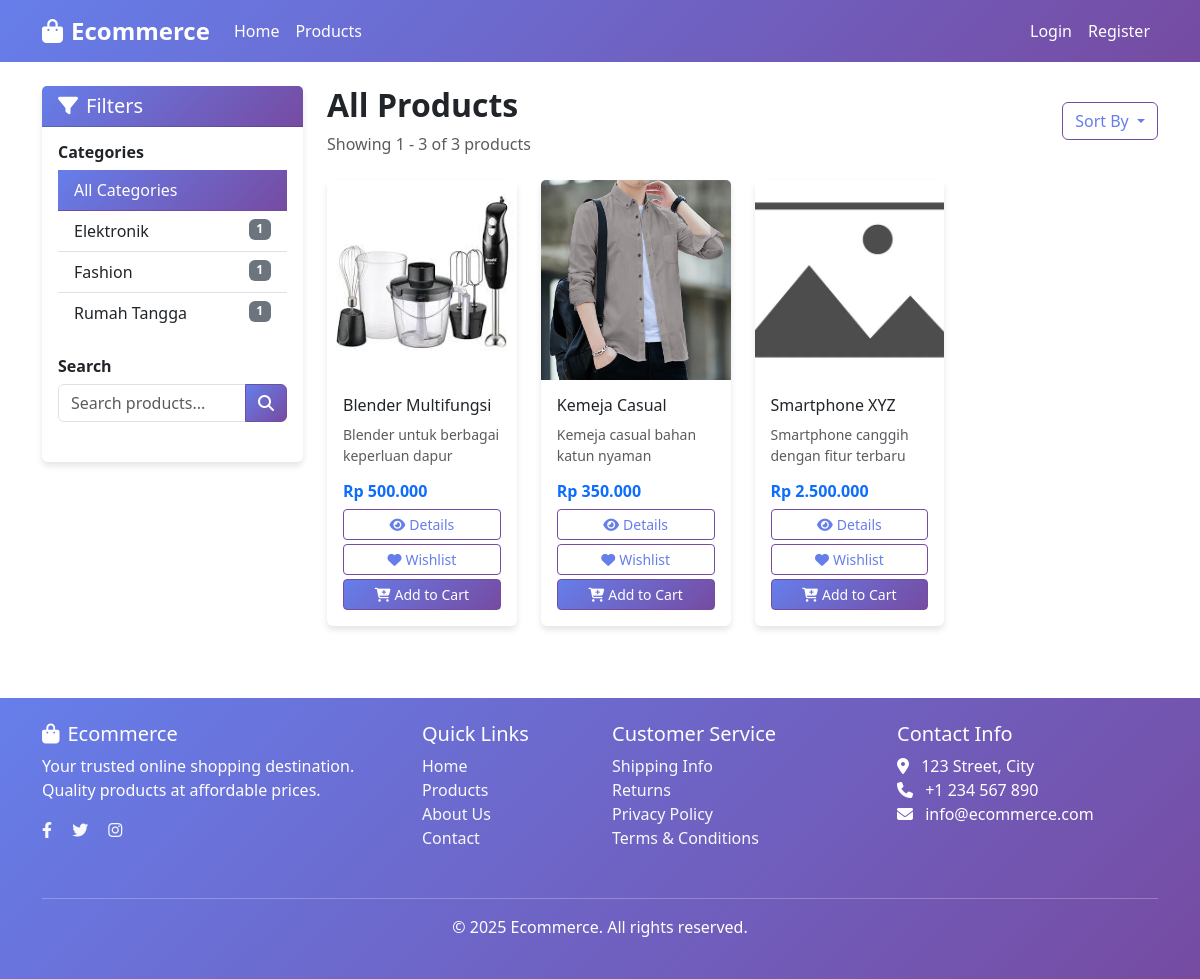
Page /home/products?sort=name_asc on the committed database.
### tables this page shows
CREATE TABLE `categories` (
  `category_id` int NOT NULL,
  `category_name` varchar(100) NOT NULL,
  `description` text,
  `created_at` timestamp NULL DEFAULT CURRENT_TIMESTAMP
);

CREATE TABLE `products` (
  `product_id` int NOT NULL,
  `product_name` varchar(255) NOT NULL,
  `description` text,
  `price` decimal(10,2) NOT NULL,
  `stock` int NOT NULL DEFAULT '0',
  `weight` decimal(8,2) DEFAULT '0.00',
  `category_id` int NOT NULL,
  `is_active` tinyint(1) DEFAULT '1',
  `created_at` timestamp NULL DEFAULT CURRENT_TIMESTAMP,
  `updated_at` timestamp NULL DEFAULT CURRENT_TIMESTAMP ON UPDATE CURRENT_TIMESTAMP
);

CREATE TABLE `product_images` (
  `image_id` int NOT NULL,
  `product_id` int NOT NULL,
  `image_url` varchar(255) NOT NULL,
  `is_primary` tinyint(1) DEFAULT '0',
  `created_at` timestamp NULL DEFAULT CURRENT_TIMESTAMP
);

### application/controllers/Home.php (called while the page is built, shortened)
<?php
class Home extends CI_Controller
{
    public function __construct()
    {
        $this->load->model('Product_model');
        $this->load->model('Category_model');
        $this->load->model('Cart_model');
        $this->load->model('Product_image_model');
    }
    public function products()
    {
        $category_id = $this->input->get('category');
        $search = $this->input->get('search');
        $sort = $this->input->get('sort') ?: 'newest';
        $config = array();
        $config['base_url'] = site_url('home/products');
        $config['per_page'] = 12;
        $config['uri_segment'] = 3;
        $config['reuse_query_string'] = TRUE;
        if ($category_id) {
            $config['total_rows'] = $this->Product_model->get_total_products_by_category($category_id);
            $data['products'] = $this->Product_model->get_products_by_category($category_id, $config['per_page'], $this->uri->segment(3));
        } elseif ($search) {
            $config['total_rows'] = $this->Product_model->get_total_search_products($search);
            $data['products'] = $this->Product_model->search_products($search, $config['per_page'], $this->uri->segment(3));
        } else {
            $config['total_rows'] = $this->Product_model->get_total_products();
            $data['products'] = $this->Product_model->get_products_sorted($sort, $config['per_page'], $this->uri->segment(3));
        }
        $config['full_tag_open'] = '<ul class="pagination justify-content-center">';
        $config['full_tag_close'] = '</ul>';
        $config['first_tag_open'] = '<li class="page-item">';
        $config['first_tag_close'] = '</li>';
        $config['last_tag_open'] = '<li class="page-item">';
        $config['last_tag_close'] = '</li>';
        $config['next_tag_open'] = '<li class="page-item">';
        $config['next_tag_close'] = '</li>';
        $config['prev_tag_open'] = '<li class="page-item">';
        $config['prev_tag_close'] = '</li>';
        $config['num_tag_open'] = '<li class="page-item">';
        $config['num_tag_close'] = '</li>';
        $config['cur_tag_open'] = '<li class="page-item active"><a class="page-link" href="#">';
        $config['cur_tag_close'] = '</a></li>';
        $config['attributes'] = array('class' => 'page-link');
        $this->pagination->initialize($config);
        $data['title'] = 'Products - Ecommerce';
        $data['categories'] = $this->Category_model->get_categories_with_count();
        $data['links'] = $this->pagination->create_links();
        $data['total_products'] = $config['total_rows'];
        $data['current_page'] = ($this->uri->segment(3)) ? $this->uri->segment(3) : 0;
        $data['per_page'] = $config['per_page'];
        $this->load->view('templates/header', $data);
        $this->load->view('home/products', $data);
        $this->load->view('templates/footer');
    }
}
?>

### index.php (called while the page is built, shortened)
<?php
require_once BASEPATH.'core/CodeIgniter.php';

### application/models/Category_model.php (called while the page is built, shortened)
<?php
class Category_model extends CI_Model
{
    public function get_categories_with_count()
    {
        $this->db->select('c.*, COUNT(p.product_id) as product_count');
        $this->db->from('categories c');
        $this->db->join('products p', 'c.category_id = p.category_id AND p.is_active = 1', 'left');
        $this->db->group_by('c.category_id');
        return $this->db->get()->result();
    }
}
?>

### application/models/Product_model.php (called while the page is built, shortened)
<?php
class Product_model extends CI_Model
{
    public function get_total_products()
    {
        $this->db->where('is_active', 1);
        return $this->db->count_all_results('products');
    }
    public function get_products_sorted($sort = 'newest', $limit = null, $offset = null)
    {
        $this->db->select('p.*, c.category_name');
        $this->db->from('products p');
        $this->db->join('categories c', 'p.category_id = c.category_id');
        $this->db->where('p.is_active', 1);
        switch ($sort) {
            case 'name_asc':
                $this->db->order_by('p.product_name', 'ASC');
                break;
        }
        if ($limit) {
            $this->db->limit($limit, $offset);
        }
        return $this->db->get()->result();
    }
}
?>

### application/models/Product_image_model.php (called while the page is built, shortened)
<?php
class Product_image_model extends CI_Model
{
    public function get_primary_image($product_id)
    {
        $this->db->where('product_id', $product_id);
        $this->db->where('is_primary', 1);
        return $this->db->get('product_images')->row();
    }
}
?>

### application/views/home/products.php (the view, shortened to what this page needs)
<div class="row">
    <div class="col-lg-3 mb-4">
        <div class="card">
            <div class="card-header bg-primary text-white">
                <h5 class="mb-0"><i class="fas fa-filter me-2"></i>Filters</h5>
            </div>
            <div class="card-body">
                <div class="mb-4">
                    <h6 class="fw-bold">Categories</h6>
                    <div class="list-group list-group-flush">
                        <a href="<?php echo site_url('home/products'); ?>"
                            class="list-group-item list-group-item-action <?php echo !$this->input->get('category') && !$this->input->get('search') ? 'active' : ''; ?>">
                            All Categories
                        </a>
                        <?php foreach ($categories as $category): ?>
                            <a href="<?php echo site_url('home/products?category=' . $category->category_id); ?>"
                                class="list-group-item list-group-item-action <?php echo $this->input->get('category') == $category->category_id ? 'active' : ''; ?>">
                                <?php echo $category->category_name; ?>
                                <?php if (isset($category->product_count)): ?>
                                    <span class="badge bg-secondary float-end"><?php echo $category->product_count; ?></span>
                                <?php endif; ?>
                            </a>
                        <?php endforeach; ?>
                    </div>
                </div>
                <div class="mb-4">
                    <h6 class="fw-bold">Search</h6>
                    <form action="<?php echo site_url('home/products'); ?>" method="get">
                        <div class="input-group">
                            <input type="text" name="search" class="form-control" placeholder="Search products..."
                                value="<?php echo $this->input->get('search'); ?>">
                            <button class="btn btn-primary" type="submit">
                                <i class="fas fa-search"></i>
                            </button>
                        </div>
                    </form>
                </div>
            </div>
        </div>
    </div>
    <div class="col-lg-9">
        <div class="d-flex justify-content-between align-items-center mb-4">
            <div>
                <h2 class="fw-bold">
                    <?php if ($this->input->get('category')): ?>
                        <?php
                        $category_name = '';
                        foreach ($categories as $cat) {
                            if ($cat->category_id == $this->input->get('category')) {
                                $category_name = $cat->category_name;
                                break;
                            }
                        }
                        echo $category_name . ' Products';
                        ?>
                    <?php elseif ($this->input->get('search')): ?>
                        Search Results for "<?php echo htmlspecialchars($this->input->get('search')); ?>"
                    <?php else: ?>
                        All Products
                    <?php endif; ?>
                </h2>
                <p class="text-muted mb-0">
                    Showing
                    <?php
                    $start = $current_page + 1;
                    $end = min($current_page + $per_page, $total_products);
                    echo $start . ' - ' . $end . ' of ' . $total_products . ' products';
                    ?>
                </p>
            </div>
            <div class="dropdown">
                <button class="btn btn-outline-secondary dropdown-toggle" type="button" data-bs-toggle="dropdown"
                    aria-expanded="false">
                    Sort By
                </button>
            </div>
        </div>
        <div class="row">
            <?php if (!empty($products)): ?>
                <?php foreach ($products as $product): ?>
                    <div class="col-xl-3 col-lg-4 col-md-6 mb-4">
                        <div class="card h-100 product-card">
                            <?php
                            $primary_image = $this->Product_image_model->get_primary_image($product->product_id);
                            $image_url = $primary_image ? base_url($primary_image->image_url) : base_url('assets/images/placeholder.jpg');
                            ?>
                            <img src="<?php echo $image_url; ?>" class="card-img-top product-image"
                                alt="<?php echo $product->product_name; ?>"
                                onerror="this.src='<?php echo base_url('assets/images/placeholder.jpg'); ?>'">
                            <div class="card-body d-flex flex-column">
                                <h6 class="card-title"><?php echo $product->product_name; ?></h6>
                                <p class="card-text flex-grow-1 small text-muted">
                                    <?php echo character_limiter($product->description, 60); ?>
                                </p>
                                <div class="mt-auto">
                                    <p class="card-text fw-bold text-primary h6 mb-2">
                                        Rp <?php echo number_format($product->price, 0, ',', '.'); ?>
                                    </p>
                                    <div class="d-grid gap-1">
                                        <a href="<?php echo site_url('home/product/' . $product->product_id); ?>"
                                            class="btn btn-outline-primary btn-sm">
                                            <i class="fas fa-eye me-1"></i>Details
                                        </a>
                                        <button class="btn btn-outline-danger btn-sm add-to-wishlist"
                                            data-product-id="<?php echo $product->product_id; ?>">
                                            <i class="fas fa-heart me-1"></i>Wishlist
                                        </button>
                                        <?php if ($product->stock > 0): ?>
                                            <button class="btn btn-primary btn-sm add-to-cart"
                                                data-product-id="<?php echo $product->product_id; ?>">
                                                <i class="fas fa-cart-plus me-1"></i>Add to Cart
                                            </button>
                                        <?php else: ?>
                                            <button class="btn btn-secondary btn-sm" disabled>
                                                <i class="fas fa-times me-1"></i>Out of Stock
                                            </button>
                                        <?php endif; ?>
                                    </div>
                                </div>
                            </div>
                        </div>
                    </div>
                <?php endforeach; ?>
            <?php endif; ?>
        </div>
    </div>
</div>

### application/views/templates/header.php (style rules this page uses)
:root { --primary-color: linear-gradient(135deg, #667eea 0%, #764ba2 100%); --text-color: #667eea; --border-color: #764ba2; }
.bg-primary { background: var(--primary-color); }
.btn { color: var(--text-color); border: 1px solid var(--border-color); }
.btn-primary { background: var(--primary-color); color: white; }
.list-group-item.active { color: white; background: var(--primary-color); border-color: var(--border-color); }
.card { transition: transform 0.3s ease; border: none; box-shadow: 0 4px 6px rgba(0, 0, 0, 0.1); }
.product-image { height: 200px; object-fit: cover; }

### application/views/home/products.php (style rules this page uses)
.product-card { transition: transform 0.3s ease, box-shadow 0.3s ease; }

### rows in the picture
categories: category_name "Elektronik", product_count "1"
categories: category_name "Fashion", product_count "1"
categories: category_name "Rumah Tangga", product_count "1"
products: product_images.image_url (picture), product_name "Blender Multifungsi", description "Blender untuk berbagai keperluan dapur", price "500.000"
products: product_images.image_url (picture), product_name "Kemeja Casual", description "Kemeja casual bahan katun nyaman", price "350.000"
products: shows a picture, product_name "Smartphone XYZ", description "Smartphone canggih dengan fitur terbaru", price "2.500.000"

### other values in the picture
$start "1"
$end "3"
$total_products "3"
